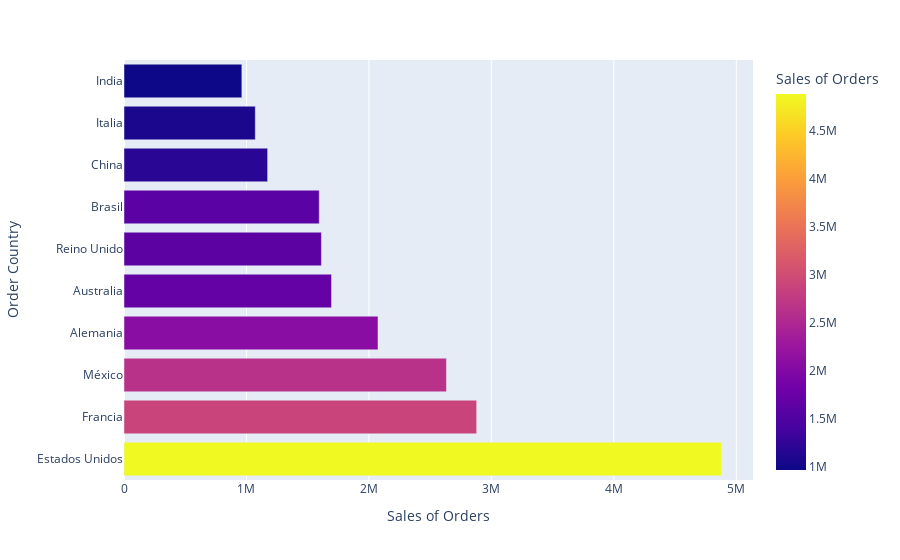

Notebook code for this chart:
### Code cell
#Order Country
df_sales_country=df1.groupby([ 'Order Country'])['Sales'].sum().reset_index(name='Sales of Orders').sort_values(by= 'Sales of Orders', ascending= False)
px.bar(df_sales_country.head(10), x='Sales of Orders',y = 'Order Country',color ='Sales of Orders')

### Figure 1 — Plotly figure (JSON) as saved in the notebook; plotly's stock layout.template omitted (floating-point values rounded to 4 significant figures)
{"data": [{"alignmentgroup": "True", "hovertemplate": "Sales of Orders=%{marker.color}<br>Order Country=%{y}<extra></extra>", "legendgroup": "", "marker": {"color": [4880000.0, 2880000.0, 2633000.0, 2074000.0, 1695000.0, 1612000.0, 1594000.0, 1173000.0, 1072000.0, 962400.0], "coloraxis": "coloraxis", "pattern": {"shape": ""}}, "name": "", "offsetgroup": "", "orientation": "h", "showlegend": false, "textposition": "auto", "type": "bar", "x": [4880000.0, 2880000.0, 2633000.0, 2074000.0, 1695000.0, 1612000.0, 1594000.0, 1173000.0, 1072000.0, 962400.0], "xaxis": "x", "y": ["Estados Unidos", "Francia", "México", "Alemania", "Australia", "Reino Unido", "Brasil", "China", "Italia", "India"], "yaxis": "y"}], "layout": {"barmode": "relative", "coloraxis": {"colorbar": {"title": {"text": "Sales of Orders"}}, "colorscale": [[0, "#0d0887"], [0.1111, "#46039f"], [0.2222, "#7201a8"], [0.3333, "#9c179e"], [0.4444, "#bd3786"], [0.5556, "#d8576b"], [0.6667, "#ed7953"], [0.7778, "#fb9f3a"], [0.8889, "#fdca26"], [1, "#f0f921"]]}, "legend": {"tracegroupgap": 0}, "margin": {"t": 60}, "xaxis": {"anchor": "y", "domain": [0, 1], "title": {"text": "Sales of Orders"}}, "yaxis": {"anchor": "x", "domain": [0, 1], "title": {"text": "Order Country"}}}}
